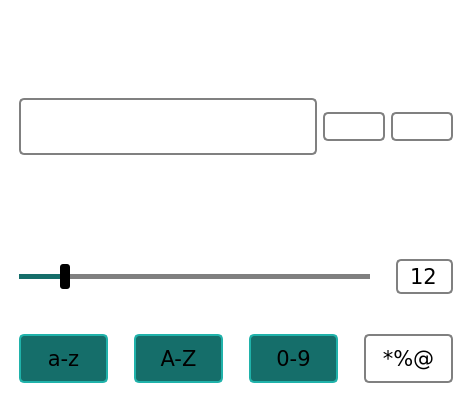
<?xml version="1.0" encoding="UTF-8"?>
<ui version="4.0">
 <class>MainWindow</class>
 <widget class="QMainWindow" name="MainWindow">
  <property name="geometry">
   <rect>
    <x>0</x>
    <y>0</y>
    <width>472</width>
    <height>418</height>
   </rect>
  </property>
  <property name="sizePolicy">
   <sizepolicy hsizetype="Maximum" vsizetype="Preferred">
    <horstretch>0</horstretch>
    <verstretch>0</verstretch>
   </sizepolicy>
  </property>
  <property name="windowTitle">
   <string>Evorl's passgen</string>
  </property>
  <property name="windowIcon">
   <iconset resource="rsc.qrc">
    <normaloff>:/icons/pngegg.ico</normaloff>:/icons/pngegg.ico</iconset>
  </property>
  <property name="styleSheet">
   <string notr="true">QWidget {
    background-color: white;
    color: black;
    font-family: Verdana;
    font-size: 16pt;
    margin: 10px;
}

QPushButton {
    border: 2px solid gray;
    border-radius: 5px;
}

QPushButton#btn_lower, #btn_upper, #btn_special,#btn_digits  {
    padding: 10px;
    border-radius: 5px;
}

QPushButton:hover {
    border-color: lightseagreen;
}

QPushButton:pressed {
    border: 4px solid lightseagreen;
    border-radius: 5px;
}

QPushButton:checked {
    border-color: lightseagreen;
    background-color: rgb(21, 110, 106);
}</string>
  </property>
  <widget class="QWidget" name="centralwidget">
   <property name="styleSheet">
    <string notr="true">QWidget {
    background-color: white;
    color: black;
    font-family: Verdana;
    font-size: 16pt;
    margin: 10px;
}

QPushButton {
    border: 2px solid gray;
    border-radius: 5px;
}

QPushButton#btn_lower, #btn_upper, #btn_special,#btn_digits  {
    padding: 10px;
    border-radius: 5px;
}

QPushButton:hover {
    border-color: lightseagreen;
}

QPushButton:pressed {
    border: 4px solid lightseagreen;
    border-radius: 5px;
}

QPushButton:checked {
    border-color: lightseagreen;
    background-color: rgb(21, 110, 106);
}</string>
   </property>
   <layout class="QVBoxLayout" name="verticalLayout">
    <item>
     <widget class="QPushButton" name="icon">
      <property name="enabled">
       <bool>true</bool>
      </property>
      <property name="styleSheet">
       <string notr="true">border: none;</string>
      </property>
      <property name="text">
       <string/>
      </property>
      <property name="icon">
       <iconset resource="rsc.qrc">
        <normaloff>:/icons/pngeggg.ico</normaloff>:/icons/pngeggg.ico</iconset>
      </property>
      <property name="iconSize">
       <size>
        <width>200</width>
        <height>100</height>
       </size>
      </property>
     </widget>
    </item>
    <item>
     <layout class="QHBoxLayout" name="horizontalLayout">
      <item>
       <widget class="QFrame" name="frame_pass">
        <property name="sizePolicy">
         <sizepolicy hsizetype="Preferred" vsizetype="Preferred">
          <horstretch>0</horstretch>
          <verstretch>0</verstretch>
         </sizepolicy>
        </property>
        <property name="styleSheet">
         <string notr="true">QPushButton:checked {
    border-color: lightseagreen;
    background-color: rgb(21, 110, 106);
}

QFrame:hover {
    border: 2px solid lightseagreen;
    border-radius: 5px;
    margin-right: 0;
}
QFrame {
    border: 2px solid gray;
	border-radius: 5px;
	margin-right: 0;
}</string>
        </property>
        <property name="frameShape">
         <enum>QFrame::StyledPanel</enum>
        </property>
        <property name="frameShadow">
         <enum>QFrame::Raised</enum>
        </property>
        <layout class="QHBoxLayout" name="horizontalLayout_6">
         <item>
          <widget class="QLineEdit" name="line_pass">
           <property name="sizePolicy">
            <sizepolicy hsizetype="Expanding" vsizetype="Maximum">
             <horstretch>0</horstretch>
             <verstretch>0</verstretch>
            </sizepolicy>
           </property>
           <property name="styleSheet">
            <string notr="true">QLineEdit {
    border: none;
    margin: 0;
    font-size: 20pt;
}</string>
           </property>
          </widget>
         </item>
         <item>
          <widget class="QPushButton" name="btn_visi">
           <property name="cursor">
            <cursorShape>PointingHandCursor</cursorShape>
           </property>
           <property name="styleSheet">
            <string notr="true">QPushButton {
    border: none;
    margin: 0;
    background-color: transparent;
}</string>
           </property>
           <property name="text">
            <string/>
           </property>
           <property name="icon">
            <iconset resource="rsc.qrc">
             <normaloff>:/icons/visibility_black_24dp.svg</normaloff>
             <normalon>:/icons/visibility_off_black_24dp.svg</normalon>:/icons/visibility_black_24dp.svg</iconset>
           </property>
           <property name="iconSize">
            <size>
             <width>30</width>
             <height>30</height>
            </size>
           </property>
           <property name="checkable">
            <bool>true</bool>
           </property>
           <property name="checked">
            <bool>true</bool>
           </property>
          </widget>
         </item>
        </layout>
       </widget>
      </item>
      <item>
       <widget class="QPushButton" name="btn_refresh">
        <property name="cursor">
         <cursorShape>PointingHandCursor</cursorShape>
        </property>
        <property name="styleSheet">
         <string notr="true">QPushButton {
    margin-left: 0;
    margin-right: 0;
}</string>
        </property>
        <property name="text">
         <string/>
        </property>
        <property name="icon">
         <iconset resource="rsc.qrc">
          <normaloff>:/icons/refresh_black_24dp.svg</normaloff>:/icons/refresh_black_24dp.svg</iconset>
        </property>
        <property name="iconSize">
         <size>
          <width>50</width>
          <height>52</height>
         </size>
        </property>
        <property name="shortcut">
         <string>Ctrl+R</string>
        </property>
       </widget>
      </item>
      <item>
       <widget class="QPushButton" name="btn_copy">
        <property name="cursor">
         <cursorShape>PointingHandCursor</cursorShape>
        </property>
        <property name="styleSheet">
         <string notr="true">QPushButton {
    margin-left: 0;
    margin-right: 10;
}</string>
        </property>
        <property name="text">
         <string/>
        </property>
        <property name="icon">
         <iconset resource="rsc.qrc">
          <normaloff>:/icons/content_copy_black_24dp.svg</normaloff>
          <normalon>:/icons/content_copy_white_24dp.svg</normalon>:/icons/content_copy_black_24dp.svg</iconset>
        </property>
        <property name="iconSize">
         <size>
          <width>50</width>
          <height>52</height>
         </size>
        </property>
        <property name="shortcut">
         <string>Ctrl+C</string>
        </property>
       </widget>
      </item>
     </layout>
    </item>
    <item>
     <layout class="QHBoxLayout" name="horizontalLayout_5">
      <item>
       <widget class="QLabel" name="text_strengt">
        <property name="sizePolicy">
         <sizepolicy hsizetype="Preferred" vsizetype="Maximum">
          <horstretch>0</horstretch>
          <verstretch>0</verstretch>
         </sizepolicy>
        </property>
        <property name="text">
         <string/>
        </property>
        <property name="alignment">
         <set>Qt::AlignCenter</set>
        </property>
       </widget>
      </item>
      <item>
       <widget class="QLabel" name="text_entropy">
        <property name="sizePolicy">
         <sizepolicy hsizetype="Preferred" vsizetype="Maximum">
          <horstretch>0</horstretch>
          <verstretch>0</verstretch>
         </sizepolicy>
        </property>
        <property name="text">
         <string/>
        </property>
        <property name="alignment">
         <set>Qt::AlignCenter</set>
        </property>
       </widget>
      </item>
     </layout>
    </item>
    <item>
     <layout class="QHBoxLayout" name="layout_lenght">
      <item>
       <widget class="QSlider" name="slider_lenght">
        <property name="styleSheet">
         <string notr="true">QSlider::groove:horizontal {
    background-color: transparent;
    height: 5px;
}

QSlider::sub-page:horizontal {
    background-color:  rgb(21, 110, 106);
}

QSlider::add-page:horizontal {
    background-color:  gray;
}

QSlider::handle:horizontal {
    background-color:  black;
    width: 10px;
    border-radius: 3px;
    margin-top: -10px;
    margin-bottom: -10px;
}</string>
        </property>
        <property name="minimum">
         <number>0</number>
        </property>
        <property name="maximum">
         <number>100</number>
        </property>
        <property name="value">
         <number>12</number>
        </property>
        <property name="orientation">
         <enum>Qt::Horizontal</enum>
        </property>
       </widget>
      </item>
      <item>
       <widget class="QSpinBox" name="spinbox_lenght">
        <property name="styleSheet">
         <string notr="true">QSpinBox {
    border: 2px solid gray;
    border-radius: 5px;
    background: transparent;
    padding: 2px;
}

QSpinBox:hover {
    border-color: lightseagreen;
}</string>
        </property>
        <property name="alignment">
         <set>Qt::AlignCenter</set>
        </property>
        <property name="buttonSymbols">
         <enum>QAbstractSpinBox::NoButtons</enum>
        </property>
        <property name="maximum">
         <number>100</number>
        </property>
        <property name="value">
         <number>12</number>
        </property>
       </widget>
      </item>
     </layout>
    </item>
    <item>
     <layout class="QHBoxLayout" name="layout_char">
      <item>
       <widget class="QPushButton" name="btn_lower">
        <property name="cursor">
         <cursorShape>PointingHandCursor</cursorShape>
        </property>
        <property name="text">
         <string>a-z</string>
        </property>
        <property name="checkable">
         <bool>true</bool>
        </property>
        <property name="checked">
         <bool>true</bool>
        </property>
       </widget>
      </item>
      <item>
       <widget class="QPushButton" name="btn_upper">
        <property name="cursor">
         <cursorShape>PointingHandCursor</cursorShape>
        </property>
        <property name="text">
         <string>A-Z</string>
        </property>
        <property name="checkable">
         <bool>true</bool>
        </property>
        <property name="checked">
         <bool>true</bool>
        </property>
       </widget>
      </item>
      <item>
       <widget class="QPushButton" name="btn_digits">
        <property name="cursor">
         <cursorShape>PointingHandCursor</cursorShape>
        </property>
        <property name="text">
         <string>0-9</string>
        </property>
        <property name="checkable">
         <bool>true</bool>
        </property>
        <property name="checked">
         <bool>true</bool>
        </property>
       </widget>
      </item>
      <item>
       <widget class="QPushButton" name="btn_special">
        <property name="cursor">
         <cursorShape>PointingHandCursor</cursorShape>
        </property>
        <property name="text">
         <string>*%@</string>
        </property>
        <property name="checkable">
         <bool>true</bool>
        </property>
        <property name="checked">
         <bool>false</bool>
        </property>
       </widget>
      </item>
     </layout>
    </item>
   </layout>
  </widget>
 </widget>
 <resources>
  <include location="rsc.qrc"/>
 </resources>
 <connections/>
</ui>
